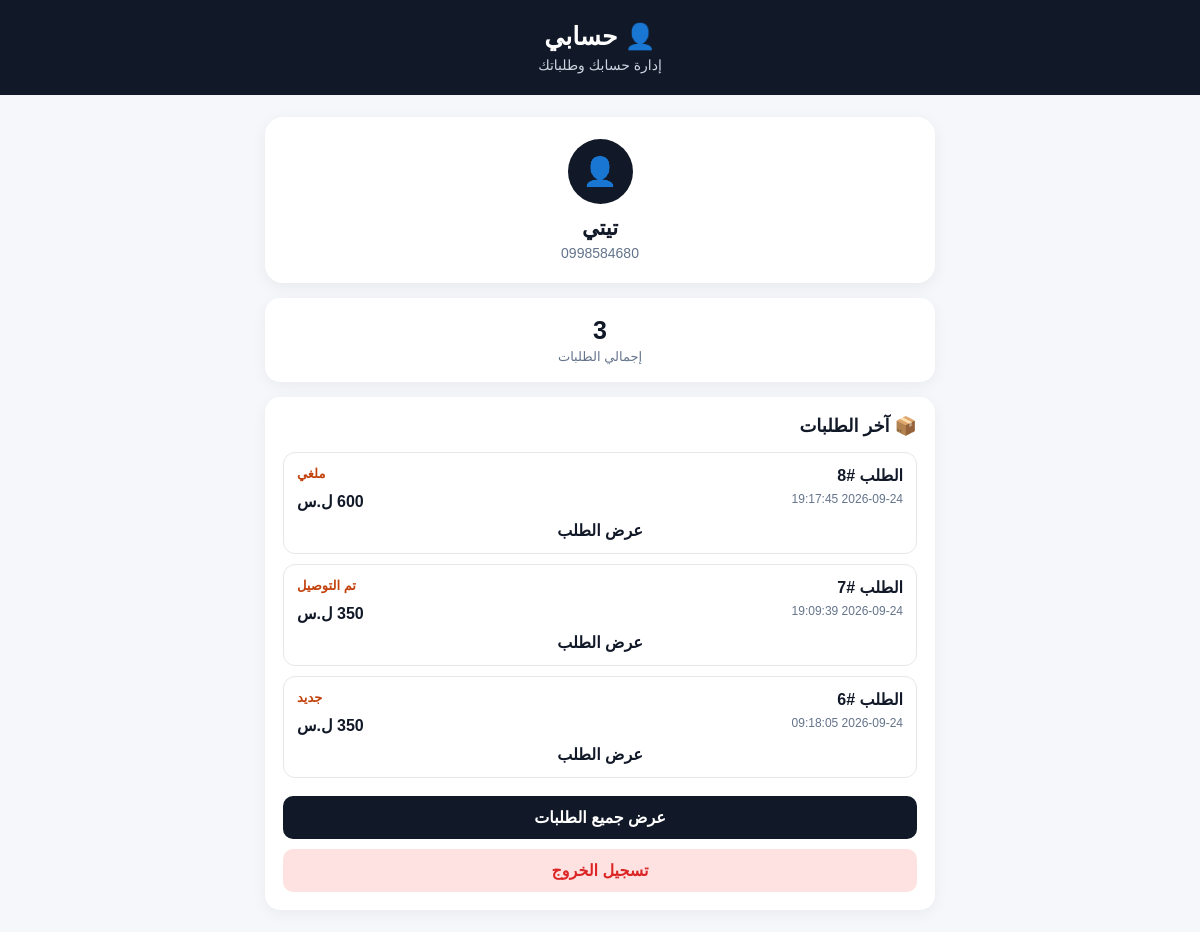
/account (signed in), run on the app's committed database.
### tables this page shows
CREATE TABLE users (
    id INTEGER PRIMARY KEY AUTOINCREMENT,
    name TEXT NOT NULL,
    phone TEXT NOT NULL UNIQUE,
    password_hash TEXT NOT NULL,
    created_at TIMESTAMP DEFAULT CURRENT_TIMESTAMP
);

CREATE TABLE orders (id INTEGER PRIMARY KEY AUTOINCREMENT, customer_name TEXT NOT NULL, phone TEXT NOT NULL, address TEXT NOT NULL, notes TEXT, payment_method TEXT NOT NULL, transaction_number TEXT, subtotal INTEGER NOT NULL, delivery_fee INTEGER NOT NULL, grand_total INTEGER NOT NULL, status TEXT DEFAULT 'جديد', created_at TIMESTAMP DEFAULT CURRENT_TIMESTAMP, user_id INTEGER);

### app.py (the view)
@app.route("/account")
def account():
    import sqlite3
    user_id = session.get("user_id")
    if not user_id:
        return redirect(url_for("login"))
    conn = sqlite3.connect("orders.db")
    conn.row_factory = sqlite3.Row
    user = conn.execute(
        "SELECT id, name, phone, created_at FROM users WHERE id = ?",
        (user_id,)
    ).fetchone()
    order_count = conn.execute(
        "SELECT COUNT(*) FROM orders WHERE user_id = ?",
        (user_id,)
    ).fetchone()[0]
    recent_orders = conn.execute("""
        SELECT id, grand_total, status, created_at
        FROM orders
        WHERE user_id = ?
        ORDER BY id DESC
        LIMIT 3
    """, (user_id,)).fetchall()
    conn.close()
    if not user:
        session.pop("user_id", None)
        session.pop("user_name", None)
        return redirect(url_for("login"))
    return render_template(
        "account.html",
        user=user,
        order_count=order_count,
        recent_orders=recent_orders
    )

### templates/account.html (shortened to what this page needs)
<!DOCTYPE html>
<html lang="ar" dir="rtl">
<head>
</head>
<body>
<div class="header">
    <h1>👤 حسابي</h1>
    <p>إدارة حسابك وطلباتك</p>
</div>
<div class="container">
    <div class="profile">
        <div class="avatar">👤</div>
        <div class="profile-name">
            {{ user.name }}
        </div>
        <div class="profile-phone">
            {{ user.phone }}
        </div>
    </div>
    <div class="stats">
        <div class="stat">
            <div class="stat-number">{{ order_count }}</div>
            <div class="stat-label">إجمالي الطلبات</div>
        </div>
    </div>
    <div class="section">
        <h2>📦 آخر الطلبات</h2>
        {% if recent_orders %}
            {% for order in recent_orders %}
            <div class="order">
                <div class="order-row">
                    <strong>الطلب #{{ order.id }}</strong>
                    <span class="status">
                        {{ order.status or "جديد" }}
                    </span>
                </div>
                <div class="order-row">
                    <span class="order-date">
                        {{ order.created_at }}
                    </span>
                    <span class="order-total">
                        {{ order.grand_total }} ل.س
                    </span>
                </div>
                <a
                    href="/order/{{ order.id }}"
                    style="display:block;text-align:center;margin-top:10px;text-decoration:none;color:#111827;font-weight:bold;"
                >
                    عرض الطلب
                </a>
            </div>
            {% endfor %}
        {% else %}
            <div class="empty">
                لا توجد طلبات حتى الآن 📦
            </div>
        {% endif %}
        <div class="buttons">
            <a class="btn" href="/orders">
                عرض جميع الطلبات
            </a>
            <a class="btn logout" href="/logout">
                تسجيل الخروج
            </a>
        </div>
    </div>
</div>
</body>
</html>

### templates/account.html (style rules this page uses)
* { box-sizing: border-box; }
body { margin: 0; font-family: Arial, sans-serif; background: #f5f7fb; color: #111827; }
.header { background: #111827; color: white; padding: 22px 18px; text-align: center; }
.header h1 { margin: 0 0 6px; font-size: 25px; }
.header p { margin: 0; color: #cbd5e1; font-size: 14px; }
.container { max-width: 700px; margin: 22px auto; padding: 0 15px; }
.profile { background: white; border-radius: 18px; padding: 22px; box-shadow: 0 4px 15px rgba(0,0,0,.06); margin-bottom: 15px; }
.avatar { width: 65px; height: 65px; border-radius: 50%; background: #111827; color: white; display: flex; align-items: center; justify-content: center; font-size: 28px; margin: 0 auto 12px; }
.profile-name { text-align: center; font-size: 21px; font-weight: bold; margin-bottom: 5px; }
.profile-phone { text-align: center; color: #64748b; font-size: 14px; }
.stats { display: grid; grid-template-columns: 1fr; gap: 12px; margin-bottom: 15px; }
.stat { background: white; border-radius: 15px; padding: 18px; text-align: center; box-shadow: 0 4px 15px rgba(0,0,0,.05); }
.stat-number { font-size: 25px; font-weight: bold; }
.stat-label { color: #64748b; font-size: 13px; margin-top: 4px; }
.section { background: white; border-radius: 15px; padding: 18px; box-shadow: 0 4px 15px rgba(0,0,0,.05); }
.section h2 { margin: 0 0 15px; font-size: 18px; }
.order { border: 1px solid #e5e7eb; border-radius: 12px; padding: 13px; margin-bottom: 10px; }
.order-row { display: flex; justify-content: space-between; gap: 10px; margin-bottom: 7px; }
.status { color: #c2410c; font-weight: bold; font-size: 13px; }
.order-date { color: #64748b; font-size: 12px; }
.order-total { font-weight: bold; }
.buttons { display: grid; gap: 10px; margin-top: 18px; }
.btn { display: block; text-align: center; text-decoration: none; padding: 12px; border-radius: 10px; font-weight: bold; background: #111827; color: white; }
.logout { background: #fee2e2; color: #dc2626; }

### data on the page
users: name "تيتي", phone "0998584680"
orders: id "8", status "ملغي", created_at "2026-09-24 19:17:45", grand_total "600"
orders: id "7", status "تم التوصيل", created_at "2026-09-24 19:09:39", grand_total "350"
orders: id "6", status "جديد", created_at "2026-09-24 09:18:05", grand_total "350"

### other printed values
{{ order_count }} "3"
